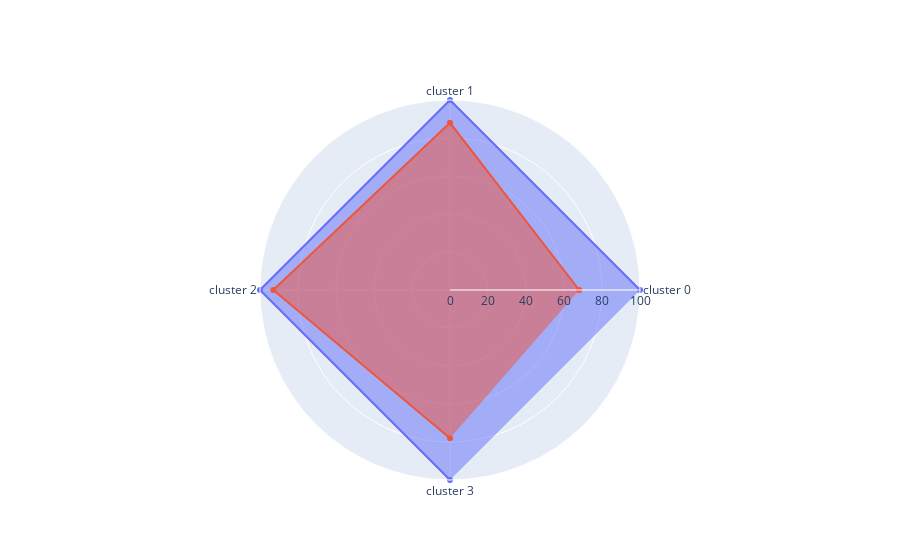

The cell this chart's notebook holds for it:
### Code cell
#distance
import plotly.graph_objects as go

categories = ['cluster 0','cluster 1','cluster 2', 'cluster 3']

fig = go.Figure()

fig.add_trace(go.Scatterpolar(
      #r=list(a.no_areas),
      r=[100,100,100,100],
      theta=categories,
      fill='toself',
      name='Product A'
))
fig.add_trace(go.Scatterpolar(
      #r=list(b.no_areas),
      r=[68, 88, 93, 78],
      theta=categories,
      fill='toself',
      name='Product B'
))

fig.update_layout(
  polar=dict(
    radialaxis=dict(
      visible=True,
      range=[0, 100]
    )),
  showlegend=False
)

fig.show()

### Figure 1 — Plotly figure (JSON) as saved in the notebook; plotly's stock layout.template omitted (floating-point values rounded to 4 significant figures)
{"data": [{"fill": "toself", "name": "Product A", "r": [100, 100, 100, 100], "theta": ["cluster 0", "cluster 1", "cluster 2", "cluster 3"], "type": "scatterpolar"}, {"fill": "toself", "name": "Product B", "r": [68, 88, 93, 78], "theta": ["cluster 0", "cluster 1", "cluster 2", "cluster 3"], "type": "scatterpolar"}], "layout": {"polar": {"radialaxis": {"range": [0, 100], "visible": true}}, "showlegend": false}}
